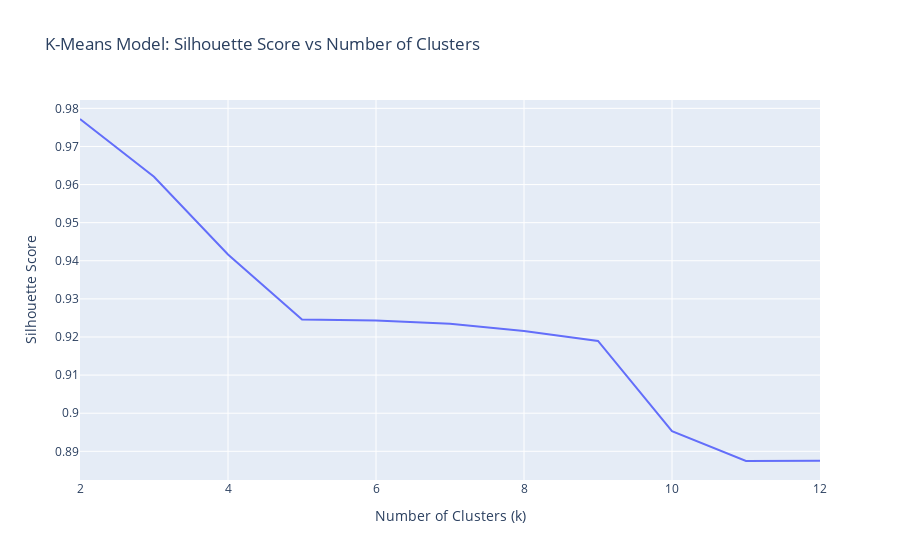

Notebook code cell kept with this figure:
### Markdown cell above
We can see that the line starts to flatten out around 4 or 5 clusters.

### Code cell
# Create a line plot of `silhouette_scores` vs `n_clusters`
fig = px.line(
    x=n_clusters,
    y=silhouette_scores,
    title="K-Means Model: Silhouette Score vs Number of Clusters"
)
fig.update_layout(
    xaxis_title="Number of Clusters (k)", yaxis_title="Silhouette Score"
)
fig.show()

### Figure 1 — Plotly figure (JSON) as saved in the notebook; plotly's stock layout.template omitted (floating-point values rounded to 4 significant figures)
{"data": [{"hovertemplate": "x=%{x}<br>y=%{y}<extra></extra>", "legendgroup": "", "line": {"color": "#636efa", "dash": "solid"}, "marker": {"symbol": "circle"}, "mode": "lines", "name": "", "orientation": "v", "showlegend": false, "type": "scatter", "x": [2, 3, 4, 5, 6, 7, 8, 9, 10, 11, 12], "xaxis": "x", "y": [0.9772, 0.962, 0.9416, 0.9246, 0.9243, 0.9235, 0.9216, 0.919, 0.8953, 0.8875, 0.8875], "yaxis": "y"}], "layout": {"legend": {"tracegroupgap": 0}, "title": {"text": "K-Means Model: Silhouette Score vs Number of Clusters"}, "xaxis": {"anchor": "y", "domain": [0, 1], "title": {"text": "Number of Clusters (k)"}}, "yaxis": {"anchor": "x", "domain": [0, 1], "title": {"text": "Silhouette Score"}}}}
